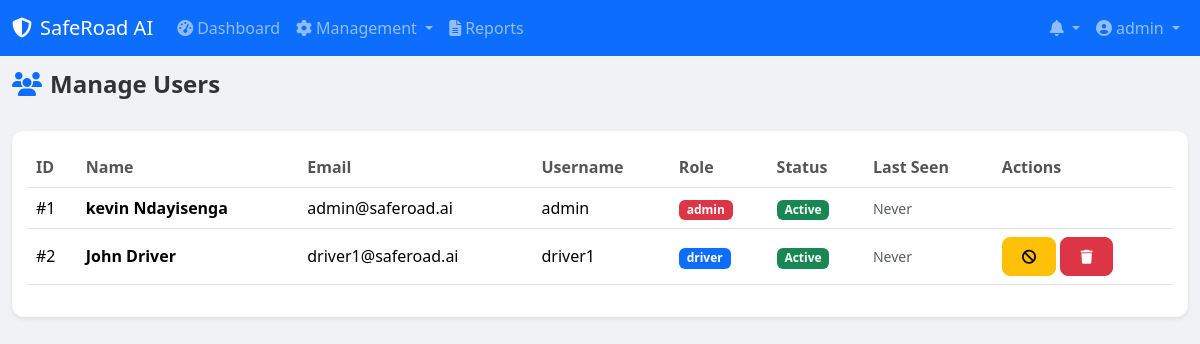
Screenshot of /admin/users/index.php (signed in) with the database file from the repository.
### tables this page shows
CREATE TABLE `users` (
  `id` int(11) NOT NULL AUTO_INCREMENT,
  `role_id` int(11) NOT NULL DEFAULT 2,
  `username` varchar(100) NOT NULL,
  `email` varchar(100) NOT NULL,
  `password` varchar(255) NOT NULL,
  `full_name` varchar(150) DEFAULT NULL,
  `phone` varchar(20) DEFAULT NULL,
  `address` text DEFAULT NULL,
  `profile_pic` varchar(255) DEFAULT 'default.png',
  `is_active` tinyint(1) DEFAULT 1,
  `last_login` timestamp NULL DEFAULT NULL,
  `created_at` timestamp NOT NULL DEFAULT current_timestamp(),
  `updated_at` timestamp NOT NULL DEFAULT current_timestamp() ON UPDATE current_timestamp(),
  PRIMARY KEY (`id`),
  UNIQUE KEY `username` (`username`),
  UNIQUE KEY `email` (`email`),
  KEY `role_id` (`role_id`),
  CONSTRAINT `users_ibfk_1` FOREIGN KEY (`role_id`) REFERENCES `roles` (`id`) ON DELETE CASCADE
);

CREATE TABLE `roles` (
  `id` int(11) NOT NULL AUTO_INCREMENT,
  `role_name` varchar(50) NOT NULL,
  `description` text DEFAULT NULL,
  `created_at` timestamp NOT NULL DEFAULT current_timestamp(),
  PRIMARY KEY (`id`),
  UNIQUE KEY `role_name` (`role_name`)
);

### config/database.php (called while the page is built, shortened)
<?php
class Database {
    private static $instance = null;
    private $conn;
    private function __construct() {
        try {
            $dsn = "mysql:host=" . DB_HOST . ";dbname=" . DB_NAME . ";charset=utf8mb4";
            $options = [
                PDO::ATTR_ERRMODE => PDO::ERRMODE_EXCEPTION,
                PDO::ATTR_DEFAULT_FETCH_MODE => PDO::FETCH_ASSOC,
                PDO::ATTR_EMULATE_PREPARES => false,
            ];
            $this->conn = new PDO($dsn, DB_USER, DB_PASS, $options);
        } catch (PDOException $e) {
            error_log("Database connection failed: " . $e->getMessage());
            die("Database connection failed. Please check configuration.");
        }
    }
    public static function getInstance() {
        if (self::$instance === null) {
            self::$instance = new self();
        }
        return self::$instance;
    }
    public function query($sql, $fetchMode = PDO::FETCH_ASSOC) {
        $stmt = $this->conn->query($sql);
        $stmt->setFetchMode($fetchMode);
        return $stmt;
    }
}

### admin/users/index.php (the view, shortened to what this page needs)
<?php
$db = Database::getInstance();
$stmt = $db->query("SELECT u.*, r.role_name, (SELECT COUNT(*) FROM driver_locations WHERE user_id = u.id) as location_count,
    (SELECT MAX(recorded_at) FROM driver_locations WHERE user_id = u.id) as last_seen
    FROM users u JOIN roles r ON u.role_id = r.id ORDER BY u.created_at DESC");
$users = $stmt->fetchAll();
include __DIR__ . '/../../includes/header.php';
include __DIR__ . '/../../includes/navbar.php';
?>
<div class="container-fluid">
    <div class="d-flex justify-content-between align-items-center mb-4">
        <h4 class="fw-bold"><i class="fas fa-users me-2 text-primary"></i>Manage Users</h4>
    </div>
    <div class="card border-0 shadow-sm">
        <div class="card-body">
            <div class="table-responsive">
                <table class="table table-hover align-middle" id="usersTable">
                    <thead>
                        <tr>
                            <th>ID</th>
                            <th>Name</th>
                            <th>Email</th>
                            <th>Username</th>
                            <th>Role</th>
                            <th>Status</th>
                            <th>Last Seen</th>
                            <th>Actions</th>
                        </tr>
                    </thead>
                    <tbody>
                        <?php foreach ($users as $user): ?>
                        <tr>
                            <td>#<?php echo $user['id']; ?></td>
                            <td><strong><?php echo htmlspecialchars($user['full_name'] ?: $user['username']); ?></strong></td>
                            <td><?php echo htmlspecialchars($user['email']); ?></td>
                            <td><?php echo htmlspecialchars($user['username']); ?></td>
                            <td><span class="badge bg-<?php echo $user['role_name'] === 'admin' ? 'danger' : 'primary'; ?>"><?php echo $user['role_name']; ?></span></td>
                            <td>
                                <?php if ($user['is_active']): ?>
                                <span class="badge bg-success">Active</span>
                                <?php else: ?>
                                <span class="badge bg-secondary">Inactive</span>
                                <?php endif; ?>
                            </td>
                            <td><small class="text-muted"><?php echo $user['last_seen'] ? timeAgo($user['last_seen']) : 'Never'; ?></small></td>
                            <td>
                                <?php if ($user['role_name'] !== 'admin'): ?>
                                <form method="POST" class="d-inline">
                                    <button type="submit" name="toggle_active" class="btn btn-sm btn-<?php echo $user['is_active'] ? 'warning' : 'success'; ?>"
                                        onclick="return confirm('Toggle status for <?php echo addslashes($user['username']); ?>?')">
                                        <i class="fas fa-<?php echo $user['is_active'] ? 'ban' : 'check'; ?>"></i>
                                    </button>
                                </form>
                                <form method="POST" class="d-inline" onsubmit="return confirm('Delete user <?php echo addslashes($user['username']); ?>?')">
                                    <button type="submit" name="delete_user" class="btn btn-sm btn-danger"><i class="fas fa-trash"></i></button>
                                </form>
                                <?php endif; ?>
                            </td>
                        </tr>
                        <?php endforeach; ?>
                    </tbody>
                </table>
            </div>
        </div>
    </div>
</div>
<?php include __DIR__ . '/../../includes/footer.php'; ?>

### assets/css/style.css (style rules this page uses)
:root { --primary: #4361ee; --primary-dark: #3a56d4; --secondary: #3f37c9; --success: #06d6a0; --danger: #ef476f; --warning: #ffd166; --info: #4cc9f0; --dark: #1a1a2e; --light: #f8f9fa; --sidebar-width: 260px; }
* { margin: 0; padding: 0; box-sizing: border-box; }
body { font-family: 'Segoe UI', Tahoma, Geneva, Verdana, sans-serif; background: #f0f2f5; color: #333; min-height: 100vh; }
.card { border-radius: 12px !important; overflow: hidden; }
.btn { border-radius: 8px; font-weight: 500; padding: 0.5rem 1.2rem; transition: all 0.2s ease; }
.table th { font-weight: 600; color: #555; }

### rows the page displays
users: id "1", full_name "kevin Ndayisenga", email "admin@saferoad.ai", username "admin", role.role_name "admin", is_active "Active"
users: id "2", full_name "John Driver", email "driver1@saferoad.ai", username "driver1", role.role_name "driver", is_active "Active"

### other values shown
SITE_NAME "SafeRoad AI"
$_SESSION['username'] "admin"
